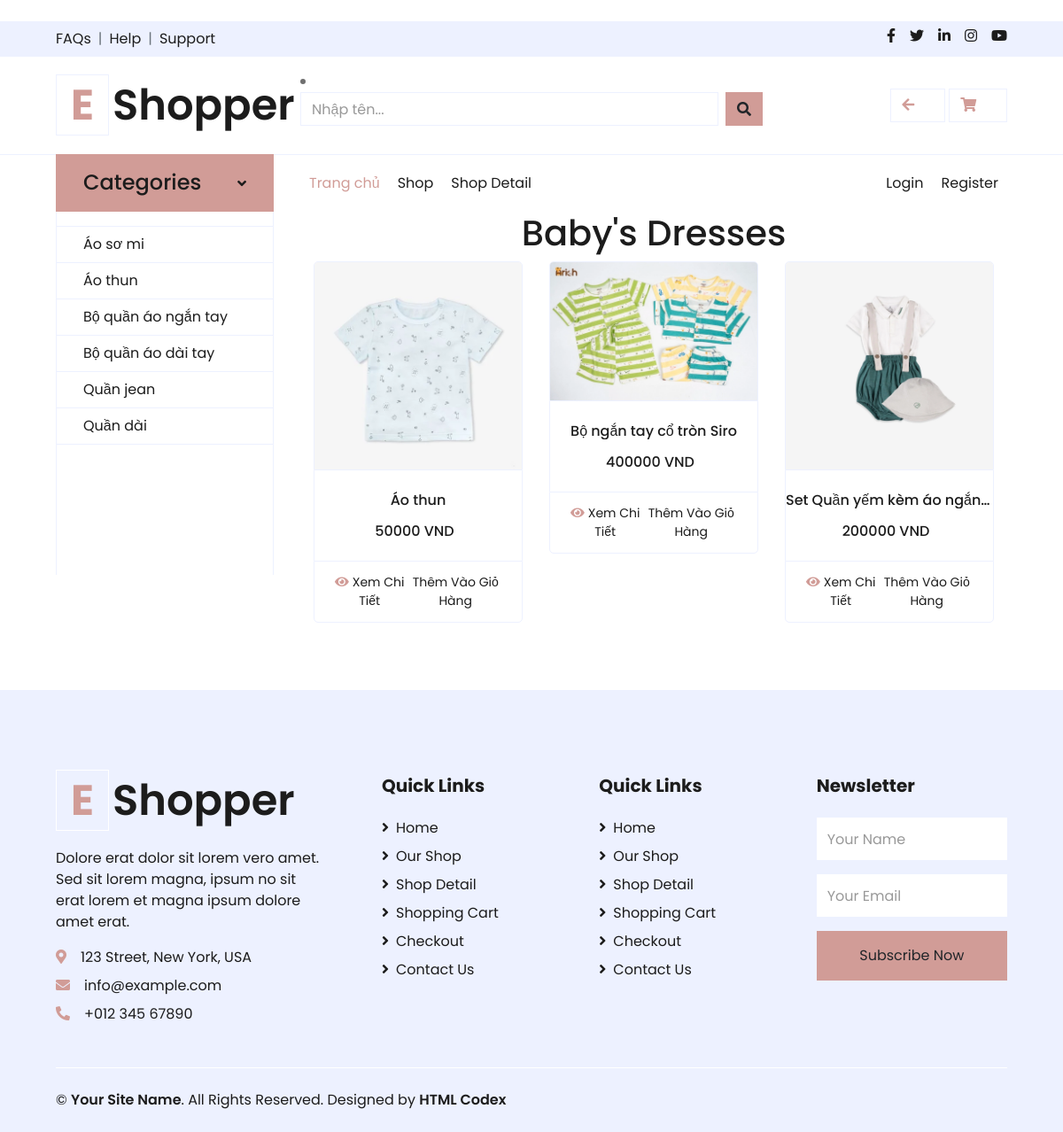
Page /childfashion/baby on the committed database.
### childfashion/models.py (models this page shows, shortened)
class Loai(models.Model):
    TenLoai = models.CharField(max_length=100)

class BangSP(models.Model):
    TenSP = models.CharField(max_length=100)
    DonGia = models.IntegerField(null=True, blank=True)
    HinhAnh = models.ImageField(upload_to=upload_image_to)
    MoTa = models.TextField(max_length=1000)
    PhuKien = models.CharField(max_length=100)
    KichThuoc = models.CharField(max_length=100, blank=True)  # Cho phép giá trị trống
    MauSac = models.CharField(max_length=100, blank=True)
    SoLuong = models.IntegerField(null=True, blank=True)
    ML = models.ForeignKey(Loai, on_delete=models.CASCADE, related_name='BangSP')

### childfashion/views.py (the view)
# urls.py: path('baby', views.Baby, name='baby'),
def Baby(request):
    product_ids = [1, 2, 5]
    products = BangSP.objects.filter(id__in=product_ids)
    return render(request, 'pages/Baby.html', {'BangSP': products})

### childfashion/context_processors.py (called while the page is built)
def categories(request):
    categories = Loai.objects.all()
    return {
        'categories':categories
    }

### childfashion/templates/pages/Baby.html (shortened to what this page needs)
﻿{% extends "page/layout.html" %}
{% load static %}
{% block content %}
<main>
    <div class="container">
        <h1 style="text-align: center;">Baby's Dresses</h1>
        <div class="row row-cols-4" id="product-container">
            {% for dssp in BangSP %}
            <div class="col-lg-4 col-md-6 col-sm-12 pb-1">
                <div class="card product-item border-0 mb-4">
                    <div class="card-header product-img position-relative overflow-hidden bg-transparent border p-0">
                        <img class="img-fluid w-100" src="{% static 'images/' %}{{ dssp.HinhAnh }}" alt="">
                    </div>
                    <div class="card-body border-left border-right text-center p-0 pt-4 pb-3 ">
                        <h6 class="text-truncate mb-3">{{dssp.TenSP}}</h6>
                        <div class="d-flex justify-content-center">
                            <h6>{{dssp.DonGia}} VND</h6><h6 class="text-muted ml-2"></h6>
                        </div>
                    </div>
                    <div class="card-footer d-flex justify-content-between bg-light border">
                        <a href="{% url 'chitietsp' dssp.id %}" class="btn btn-sm text-dark p-0"><i class="fas fa-eye text-primary mr-1"></i>Xem Chi Tiết</a>
                        <a href="#" class="btn btn-sm text-dark p-0 add-to-cart-btn" data-product-id="{{ dssp.id }}">Thêm Vào Giỏ Hàng</a>
                    </div>
                </div>
            </div>
            {% endfor %}
        </div>
    </div>
</main>
{% endblock %}

### childfashion/templates/page/layout.html (shortened to what this page needs)
<!DOCTYPE html>
<html>
<head>
    {% load static %}
    <link rel="stylesheet" href="{% static 'css/bootstrap.min.css' %}" type="text/css">
    <link rel="stylesheet" href="{% static 'css/style.min.css' %}" type="text/css">
    <link href="{% static 'fontawesomefree/css/all.min.css' %}" rel="stylesheet" type="text/css">
    <link rel="stylesheet" href="{% static 'css/style.css' %}" type="text/css">
    <link href="https://cdnjs.cloudflare.com/ajax/libs/font-awesome/5.10.0/css/all.min.css" rel="stylesheet">
    <link href="lib/owlcarousel/assets/owl.carousel.min.css" rel="stylesheet">
</head>
<body>
    <div class="container-fluid">
        <div class="row bg-secondary py-2 px-xl-5">
            <div class="col-lg-6 d-none d-lg-block">
                <div class="d-inline-flex align-items-center">
                    <a class="text-dark" href="">FAQs</a>
                    <span class="text-muted px-2">|</span>
                    <a class="text-dark" href="">Help</a>
                    <span class="text-muted px-2">|</span>
                    <a class="text-dark" href="">Support</a>
                </div>
            </div>
            <div class="col-lg-6 text-center text-lg-right">
                <div class="d-inline-flex align-items-center">
                    <a class="text-dark px-2" href="">
                        <i class="fab fa-facebook-f"></i>
                    </a>
                    <a class="text-dark px-2" href="">
                        <i class="fab fa-twitter"></i>
                    </a>
                    <a class="text-dark px-2" href="">
                        <i class="fab fa-linkedin-in"></i>
                    </a>
                    <a class="text-dark px-2" href="">
                        <i class="fab fa-instagram"></i>
                    </a>
                    <a class="text-dark pl-2" href="">
                        <i class="fab fa-youtube"></i>
                    </a>
                </div>
            </div>
        </div>
        <div class="row align-items-center py-3 px-xl-5">
            <div class="col-lg-3 d-none d-lg-block">
                <a href="" class="text-decoration-none">
                    <h1 class="m-0 display-5 font-weight-semi-bold"><span class="text-primary font-weight-bold border px-3 mr-1">E</span>Shopper</h1>
                </a>
            </div>
            <div class="col-lg-6 col-6 text-left">
                <li class="nav-item">
                    <form class="d-flex" role = "search" method="POST" action="{% url 'search' %}">
                        <input class="form-control me-2" type="search" placeholder="Nhập tên...
                        " aria-label="Search" name="searched"  >
                        <button type="submit" class="btn btn-primary" data-mdb-ripple-init >
                            <i class="fas fa-search"></i>
                        </button>
                    </form>
                </li>
            </div>
            <div class="col-lg-3 col-6 text-right">
                <a href="{% url 'dssp2' %}" class="btn border">
                    <i class="fas fa-arrow-left text-primary"></i>
                    <span class="badge">0</span>
                </a>
                <a href="{% url 'giohang' %}" class="btn border">
                    <i class="fas fa-shopping-cart text-primary"></i>
                    <span class="badge">0</span>
                </a>
            </div>
        </div>
    </div>
    <div class="container-fluid mb-5">
        <div class="row border-top px-xl-5">
            <div class="col-lg-3 d-none d-lg-block">
                <a id="navbar-vertical-button" class="btn shadow-none d-flex align-items-center justify-content-between bg-primary text-white w-100" href="javascript:void(0);" style="height: 65px; margin-top: -1px; padding: 0 30px;">
                    <h4 class="m-0">Categories</h4>
                    <i class="fa fa-angle-down text-dark"></i>
                </a>
                <nav class="collapse show navbar navbar-vertical navbar-light align-items-start p-0 border border-top-0 border-bottom-0" id="navbar-vertical">
                    <div class="navbar-nav w-100 overflow-hidden" style="height: 410px">
                        <div class="nav-item dropdown">
                            <a href="#" class="nav-link" data-toggle="dropdown"></a>
                        </div>
                        {% for category in categories %}
                            <a href="/childfashion/category/{{category.id}}" class="nav-item nav-link">{{ category.TenLoai }}</a>
                        {% endfor %}
                    </div>
                </nav>
            </div>
            <div class="col-lg-9">
                <nav class="navbar navbar-expand-lg bg-light navbar-light py-3 py-lg-0 px-0">
                    <div class="collapse navbar-collapse justify-content-between" id="navbarCollapse">
                        <div class="navbar-nav mr-auto py-0">
                            <a href="/childfashion/" class="nav-item nav-link active">Trang chủ</a>
                            <a href="{% url 'dssp2' %}" class="nav-item nav-link">Shop</a>
                            <a href="{% url 'dssp1' %}" class="nav-item nav-link">Shop Detail</a>
                        </div>
                        {% if user.username %}
                        <p>Xin chào {{user.username}}</p>
                        <p><a href="{% url 'logout' %}">Đăng xuất</a></p>
                        {% else %}
                        <div class="navbar-nav ml-auto py-0">
                            <a href="{% url 'login' %}" class="nav-item nav-link">Login</a>
                            <a href="{% url 'register' %}" class="nav-item nav-link">Register</a>
                        </div>
                        {% endif %}
                    </div>
                </nav>
                {% block content %}
                {% endblock %}
            </div>
        </div>
    </div>
    <div class="container-fluid bg-secondary text-dark mt-5 pt-5">
        <div class="row px-xl-5 pt-5">
            <div class="col-lg-4 col-md-12 mb-5 pr-3 pr-xl-5">
                <a href="" class="text-decoration-none">
                    <h1 class="mb-4 display-5 font-weight-semi-bold"><span class="text-primary font-weight-bold border border-white px-3 mr-1">E</span>Shopper</h1>
                </a>
                <p>Dolore erat dolor sit lorem vero amet. Sed sit lorem magna, ipsum no sit erat lorem et magna ipsum dolore amet erat.</p>
                <p class="mb-2"><i class="fa fa-map-marker-alt text-primary mr-3"></i>123 Street, New York, USA</p>
                <p class="mb-2"><i class="fa fa-envelope text-primary mr-3"></i>info@example.com</p>
                <p class="mb-0"><i class="fa fa-phone-alt text-primary mr-3"></i>+012 345 67890</p>
            </div>
            <div class="col-lg-8 col-md-12">
                <div class="row">
                    <div class="col-md-4 mb-5">
                        <h5 class="font-weight-bold text-dark mb-4">Quick Links</h5>
                        <div class="d-flex flex-column justify-content-start">
                            <a class="text-dark mb-2" href="index.html"><i class="fa fa-angle-right mr-2"></i>Home</a>
                            <a class="text-dark mb-2" href="shop.html"><i class="fa fa-angle-right mr-2"></i>Our Shop</a>
                            <a class="text-dark mb-2" href="detail.html"><i class="fa fa-angle-right mr-2"></i>Shop Detail</a>
                            <a class="text-dark mb-2" href="cart.html"><i class="fa fa-angle-right mr-2"></i>Shopping Cart</a>
                            <a class="text-dark mb-2" href="checkout.html"><i class="fa fa-angle-right mr-2"></i>Checkout</a>
                            <a class="text-dark" href="contact.html"><i class="fa fa-angle-right mr-2"></i>Contact Us</a>
                        </div>
                    </div>
                    <div class="col-md-4 mb-5">
                        <h5 class="font-weight-bold text-dark mb-4">Quick Links</h5>
                        <div class="d-flex flex-column justify-content-start">
                            <a class="text-dark mb-2" href="index.html"><i class="fa fa-angle-right mr-2"></i>Home</a>
                            <a class="text-dark mb-2" href="shop.html"><i class="fa fa-angle-right mr-2"></i>Our Shop</a>
                            <a class="text-dark mb-2" href="detail.html"><i class="fa fa-angle-right mr-2"></i>Shop Detail</a>
                            <a class="text-dark mb-2" href="cart.html"><i class="fa fa-angle-right mr-2"></i>Shopping Cart</a>
                            <a class="text-dark mb-2" href="checkout.html"><i class="fa fa-angle-right mr-2"></i>Checkout</a>
                            <a class="text-dark" href="contact.html"><i class="fa fa-angle-right mr-2"></i>Contact Us</a>
                        </div>
                    </div>
                    <div class="col-md-4 mb-5">
                        <h5 class="font-weight-bold text-dark mb-4">Newsletter</h5>
                        <form action="">
                            <div class="form-group">
                                <input type="text" class="form-control border-0 py-4" placeholder="Your Name" required="required" />
                            </div>
                            <div class="form-group">
                                <input type="email" class="form-control border-0 py-4" placeholder="Your Email"
                                    required="required" />
                            </div>
                            <div>
                                <button class="btn btn-primary btn-block border-0 py-3" type="submit">Subscribe Now</button>
                            </div>
                        </form>
                    </div>
                </div>
            </div>
        </div>
        <div class="row border-top border-light mx-xl-5 py-4">
            <div class="col-md-6 px-xl-0">
                <p class="mb-md-0 text-center text-md-left text-dark">
                    &copy; <a class="text-dark font-weight-semi-bold" href="#">Your Site Name</a>. All Rights Reserved.
					Designed by <a class="text-dark font-weight-semi-bold" href="https://htmlcodex.com">HTML Codex</a>
                </p>
            </div>
            <div class="col-md-6 px-xl-0 text-center text-md-right">
            </div>
        </div>
    </div>
</body>
</html>

### childfashion/templates/page/layout.html (style rules this page uses)
#navbar-vertical { display: block; }

### rows in the picture
Loai: TenLoai "Áo sơ mi"
Loai: TenLoai "Áo thun"
Loai: TenLoai "Bộ quần áo ngắn tay"
Loai: TenLoai "Bộ quần áo dài tay"
Loai: TenLoai "Quần jean"
Loai: TenLoai "Quần dài"
BangSP: HinhAnh (picture), TenSP "Áo thun", DonGia "50000"
BangSP: HinhAnh (picture), TenSP "Bộ ngắn tay cổ tròn Siro", DonGia "400000"
BangSP: HinhAnh (picture), TenSP "Set Quần yếm kèm áo ngắn…", DonGia "200000"
